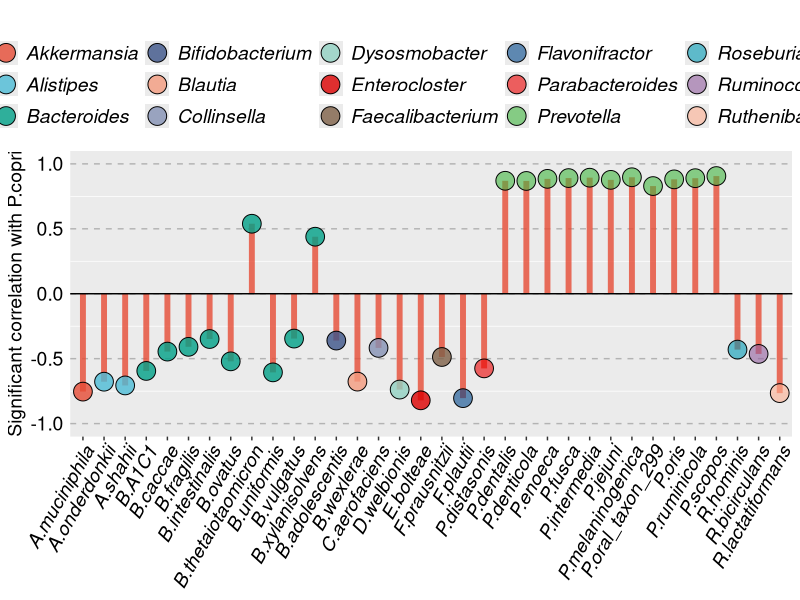
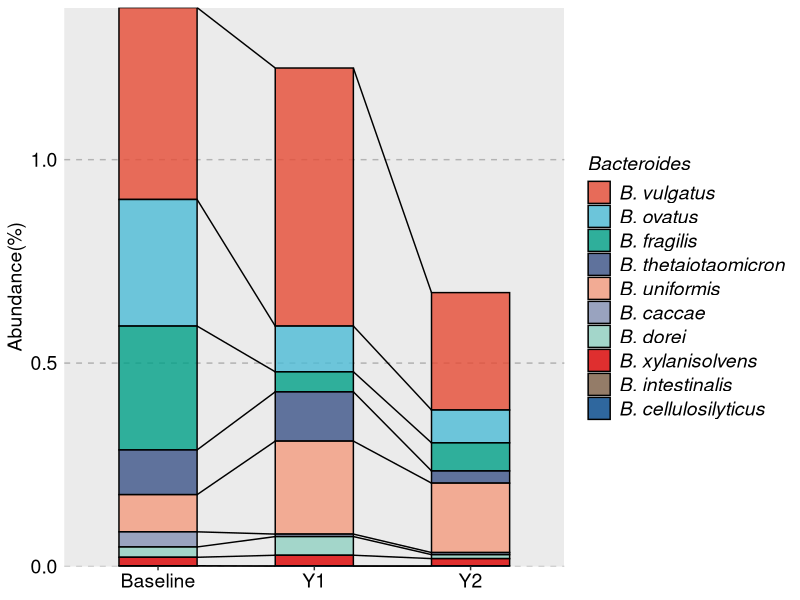
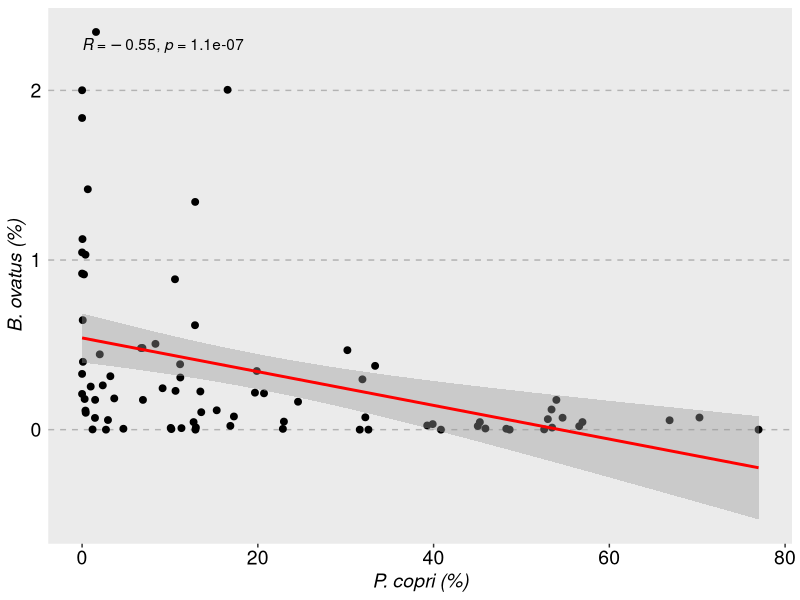
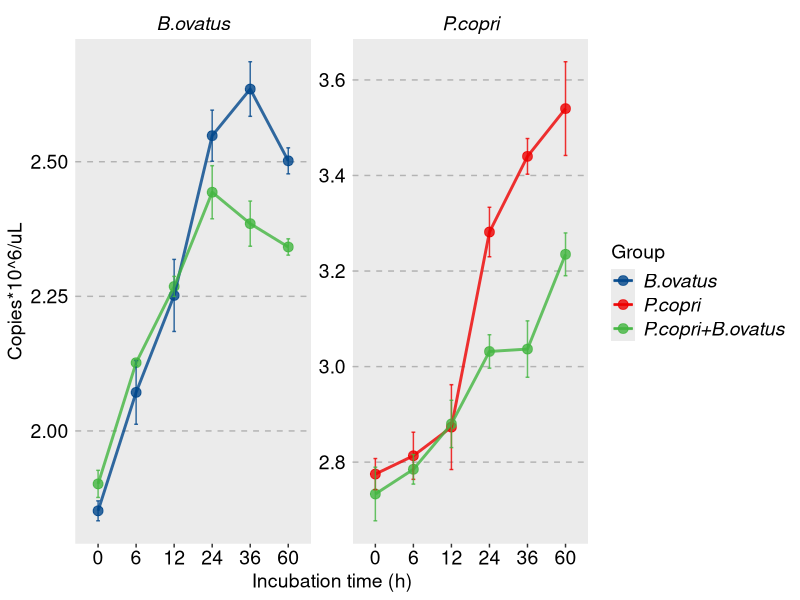

Source code (R) for these figures, in order:
## ---- chunk 1

library(ggplot2)
library(ggpubr)
library(reshape2)
library(vegan)
library(ggrepel)
library(magrittr)
library(dplyr)
library(plyr)
library(readr)
library(patchwork)
library(RColorBrewer)
library(car)
library(ggsci)
library(tidyverse)

## ---- chunk 2
metadata_meta <- read.csv('input/metadata_meta_107.csv',header=T,row.names = 1)
species <- read.table('input/kraken2_combined_unstratified_species.txt',header = T,sep = '\t',quote = "")
tax <- read.table('input/kraken2_taxonomy.txt',header = T,sep = '\t',quote = "")
P.tax <- subset(tax,tax$genus%in%'Prevotella')

P.species <- merge(P.tax,species,by='species')

rownames(P.species) <- P.species$species

P.species<- P.species[,c(8:114)]

species.tax <- data.frame(species=species$species)
species.tax <- merge(tax,species.tax,by='species')
species <- merge(species.tax,species,by='species')




P.species <- as.data.frame(t(P.species))



Bacteria <- subset(species,kingdom=='k__Bacteria')
rownames(Bacteria) <- Bacteria$species
Bacteria<- Bacteria[,c(8:114)]

Bacteria <- as.data.frame(t(Bacteria))
Bacteria.ra <- Bacteria/apply(Bacteria, 1, sum)*100
Bacteria.ra$seq_ID <- rownames(Bacteria.ra)
Bacteria.ra <- merge(metadata_meta,Bacteria.ra,by='seq_ID')
rownames(Bacteria.ra) <- Bacteria.ra$seq_ID
Bacteria.ra <- Bacteria.ra[,-c(1:8)]
Bacteria.ra <- na.omit(Bacteria.ra)


Bacteria.ra.1 <- Bacteria.ra[,colMeans(Bacteria.ra)>0.5]
meta_tibetan <- subset(metadata_meta ,national=='tibetan')
Bacteria.ra.1 <- Bacteria.ra.1[meta_tibetan$seq_ID,] 


Bacteria.ra.2 <- Bacteria.ra[,colnames(P.species)]
Bacteria.ra.2 <- Bacteria.ra.2[,-1]
Bacteria.ra.2 <- Bacteria.ra.2[rownames(Bacteria.ra.1),]

Bacteria.ra.3 <- cbind(Bacteria.ra.1,Bacteria.ra.2)
Bacteria.ra.3.mean <- data.frame('mean'=colMeans(Bacteria.ra.3))

cor.p <- matrix(nrow=ncol(Bacteria.ra.3),ncol=1)


for(i in 1:ncol(Bacteria.ra.3))
    {cor.p[i,]<- cor.test(Bacteria.ra.3$Prevotella_copri,Bacteria.ra.3[,i],method = 'spearman')$p.value
  }

rownames(cor.p) <- colnames(Bacteria.ra.3)


cor.r <- matrix(nrow=ncol(Bacteria.ra.3),ncol=1)

for(i in 1:ncol(Bacteria.ra.3))
    {cor.r[i,]<- cor.test(Bacteria.ra.3$Prevotella_copri,Bacteria.ra.3[,i],method = 'spearman')$estimate
  }

rownames(cor.r) <- colnames(Bacteria.ra.3)

cor.r[cor.p>0.05|abs(cor.r)<0.3] = NA 

cor.r <- as.data.frame(cor.r)
cor.r$p <- cor.p
cor.r$p.copri <- c('P.copri')
cor.r$r <- cor.r$V1
cor.r$species <- rownames(cor.r)
cor.r <- na.omit(cor.r)
cor.r <- subset(cor.r,r<1)

Bacteria.ra.3.mean$species <- rownames(Bacteria.ra.3.mean)
Bacteria.ra.3.mean <- Bacteria.ra.3.mean[rownames(cor.r),]

Bacteria.ra.3.tax <- subset(species.tax,species%in%rownames(Bacteria.ra.3.mean))

Bacteria.ra.3.tax <- merge(Bacteria.ra.3.tax,cor.r,by='species')
Bacteria.ra.3.tax$species <- factor(Bacteria.ra.3.tax$species,levels = as.character(cor.r$species))

rownames(Bacteria.ra.3.tax) <- Bacteria.ra.3.tax$species
Bacteria.ra.3.tax <- Bacteria.ra.3.tax[order(Bacteria.ra.3.tax$species),]

cor.r$species.1 <- gsub("Prevotella_","P.",cor.r$species,fixed = T)
cor.r$species.1 <- gsub("Bacteroides_","B.",cor.r$species.1,fixed = T)
cor.r$species.1 <- gsub("Ruminococcus_","R.",cor.r$species.1,fixed = T) 
cor.r$species.1 <- gsub("Akkermansia_","A.",cor.r$species.1,fixed = T)
cor.r$species.1 <- gsub("Alistipes_","A.",cor.r$species.1,fixed = T)
cor.r$species.1 <- gsub("Bifidobacterium_","B.",cor.r$species.1,fixed = T) 
cor.r$species.1 <- gsub("Blautia_","B.",cor.r$species.1,fixed = T)
cor.r$species.1 <- gsub("Collinsella_","C.",cor.r$species.1,fixed = T)

cor.r$species.1 <- gsub("Dysosmobacter_","D.",cor.r$species.1,fixed = T) 
cor.r$species.1 <- gsub("Enterocloster_","E.",cor.r$species.1,fixed = T)
cor.r$species.1 <- gsub("Faecalibacterium_","F.",cor.r$species.1,fixed = T)
cor.r$species.1 <- gsub("Flavonifractor_","F.",cor.r$species.1,fixed = T) 
cor.r$species.1 <- gsub("Parabacteroides_","P.",cor.r$species.1,fixed = T)
cor.r$species.1 <- gsub("Roseburia_","R.",cor.r$species.1,fixed = T)
cor.r$species.1 <- gsub("Ruthenibacterium_","R.",cor.r$species.1,fixed = T)



cor.r$genus <- Bacteria.ra.3.tax$genus
cor.r <- cor.r[order(cor.r$genus,decreasing = F),]

cor.r$species.1 <- factor(cor.r$species.1,levels = as.character(cor.r$species.1) ) 

mypal2 <- ggsci::pal_lancet( alpha = 0.6)(9) 
mypal1 <- ggsci::pal_npg( alpha = 0.8)(9)


library(ggpubr)
ggplot(data =cor.r , mapping = aes(x = species.1,  y = r))+
      geom_segment(aes(x = species.1, y =0, xend =species.1 , yend = r),size=2,color = '#E64B35CC',)+
   geom_point(aes(fill = genus), color = 'black',size=6,shape=21) +
     xlab(NULL)+
     ylab('Significant correlation with P.copri')+
     ylim(-1,1)+
     ggtitle('')+
  geom_hline(yintercept = 0)+
  theme_cleveland()+ 
  theme(legend.title = element_blank(),legend.position="top",
        legend.text =element_text(size=14,colour="black",face = 'italic'))+ 
  theme(plot.title = element_text(hjust = 0.5)) + 
  theme(axis.title.x =element_text(size=14,colour="black"), axis.title.y=element_text(size=14,colour="black"))+ 
  theme(axis.text.x = element_text(size=14,colour="black",face = 'italic',angle = 60,hjust = 1,vjust = 1),axis.text.y = element_text(size=14,colour="black"))+
  scale_fill_manual(values = c(mypal1,mypal2))


## ---- chunk 3


metadata_meta <- read.csv('input/metadata_meta_107.csv',header=T,row.names = 1)
species <- read.table('input/metaphlan2_merged_species.txt',header = T,sep='\t')
tax <- read.table('input/tax.txt',header = T,sep='\t')

species.tax <- data.frame(species=species$species)
species.tax <- merge(tax,species.tax,by='species')
species.tax <- species.tax[!duplicated(species.tax$species), ] 
species <- merge(species.tax,species,by='species')

Bacteria <- subset(species,kingdom=='Bacteria')
rownames(Bacteria) <- Bacteria$species

Bacteria.ra <- Bacteria[,c(8:114)]
Bacteria.ra <- as.data.frame(t(Bacteria.ra))

Bacteroides.tax <- subset(species.tax,genus%in%'Bacteroides')
Bacteroides.ra <- Bacteria.ra[,Bacteroides.tax$species]
Bacteroides.ra <- Bacteroides.ra[,colMeans(Bacteroides.ra)>0.1]

Bacteroides.ra$seq_ID <- rownames(Bacteroides.ra)
Bacteroides.ra <- merge(metadata_meta,Bacteroides.ra,by='seq_ID')
Bacteroides.ra.long <- melt(Bacteroides.ra)

Bacteroides.ra.long <- subset(Bacteroides.ra.long,national%in%'tibetan')

Bacteroides.ra.long$variable <- gsub("Bacteroides_","B. ",Bacteroides.ra.long$variable,fixed = T)

Bacteroides.ra.long$relocation.years <- car::recode(Bacteroides.ra.long$relocation.years,
                                          "'1M'='Baseline'; '1Y'='Y1'; '2Y'='Y2'")


B_ovatus <- subset(Bacteroides.ra.long,variable%in%'B. ovatus')





Bacteroides.ra.mean <- aggregate(Bacteroides.ra.long$value,list(Bacteroides.ra.long$relocation.years,Bacteroides.ra.long$variable),median)

colnames(Bacteroides.ra.mean) <- c('relocation.years','species','value')


Bacteroides.ra.mean <- dcast(Bacteroides.ra.mean, species~relocation.years)


Bacteroides.ra.mean <- Bacteroides.ra.mean[rowSums(Bacteroides.ra.mean[,-1])>0,]

Bacteroides.ra.mean <- Bacteroides.ra.mean[order(Bacteroides.ra.mean$Baseline,decreasing = T),]

Bacteroides.ra.mean$species <- factor(Bacteroides.ra.mean$species,levels = unique(as.character(Bacteroides.ra.mean$species)))



mypal1 <- ggsci::pal_lancet( alpha = 0.8)(9) 
mypal2 <- ggsci::pal_npg( alpha = 0.8)(9)

ggplot(melt(Bacteroides.ra.mean), aes(x=variable, y=value, fill=species)) + 
  geom_bar(stat = "identity", width=0.5, col='black')  + 
  geom_segment(data=Bacteroides.ra.mean %>% arrange(by=desc(species)) %>% mutate(Baseline=cumsum(Baseline)) %>% mutate(Y1=cumsum(Y1)), aes(x=1.25, xend=1.75, y=Baseline, yend=Y1))+ 
  geom_segment(data=Bacteroides.ra.mean %>% arrange(by=desc(species)) %>% mutate(Y1=cumsum(Y1)) %>% mutate(Y2=cumsum(Y2)), aes(x=2.25, xend=2.75, y=Y1, yend=Y2))+
  scale_y_continuous(expand=c(0,0))+
   theme_cleveland()+ 
  theme(panel.grid=element_blank(),
        strip.background =element_blank(),
        strip.text =element_text(size=14,colour = 'black',face = 'italic') ) + 
  theme(plot.title = element_text(hjust = 0.5)) + 
  theme(axis.title.x =element_text(size=14,colour = 'black'), axis.title.y=element_text(size=14,colour = 'black'))+ 
  theme(axis.text.x = element_text(size=14,colour = 'black'),axis.text.y = element_text(size=14,colour = 'black')) + 
  theme(legend.text = element_text(size=14,colour = 'black',face = 'italic')) +
  theme(legend.title = element_text(size=14,colour = 'black',face = 'italic'))+
  guides(fill = guide_legend(title = 'Bacteroides'))+
  scale_fill_manual(values = c(mypal2,mypal1))+
   labs(y = "Abundance(%)",x=NULL)


## ---- chunk 4

metadata_meta <- read.csv('input/metadata_meta_107.csv',header=T,row.names = 2)
species <- read.table('input/metaphlan2_merged_species.txt',header = T,sep='\t')
tax <- read.table('input/tax.txt',header = T,sep='\t')

tibetan.met <- subset(metadata_meta,metadata_meta$national%in%c('tibetan'))

species.tax <- data.frame(species=species$species)
species.tax <- merge(tax,species.tax,by='species')
species.tax <- species.tax[!duplicated(species.tax$species), ] 
species <- merge(species.tax,species,by='species')

Bacteria <- subset(species,kingdom=='Bacteria')
rownames(Bacteria) <- Bacteria$species

Bacteria.ra <- Bacteria[,c(8:114)]
Bacteria.ra <- as.data.frame(t(Bacteria.ra))
Bacteria.ra <- Bacteria.ra[rownames(tibetan.met),]



top10.species <- data.frame('mean'=colMeans(Bacteria.ra))
top10.species$species <- rownames(top10.species)
top10.species <- top10.species[order(top10.species$mean,decreasing = T),]
top10.species <- top10.species[c(1:10),]




ggplot(data=Bacteria.ra,aes(x=Prevotella_copri,y=Bacteroides_ovatus))+ geom_point(size=2)+stat_smooth(method="lm",se=T,colour='red')+
  stat_cor(data=Bacteria.ra, method = "spearman")+
labs(x = "P. copri (%)", y = "B. ovatus (%)")+
  theme_cleveland()+ 
  theme(panel.grid=element_blank()) + 
  theme(plot.title = element_text(hjust = 0.5)) + 
  theme(axis.title.x =element_text(size=14,face='italic',colour = 'black'), axis.title.y=element_text(size=14,face='italic',colour = 'black'))+ 
  theme(axis.text.x = element_text(size=14,colour = 'black'),axis.text.y = element_text(size=14,colour = 'black')) + 
  theme(legend.text = element_text(size=14,colour = 'black')) +
  theme(legend.title = element_blank())+
  scale_color_manual(values = c('red','#0012f8','#b200f8','#04f60b','#bf812d'))+
  scale_fill_manual(values = c('red','#0012f8','#b200f8','#04f60b','#bf812d'))

## ---- chunk 5

sup.result <- read.csv('input/qPCR results of  PC+BO co-culture.txt',header=T,sep = '\t')






p <- compare_means(
  copies~Group,
  data=sup.result,
  method = "t.test",
  paired = FALSE,
  group.by =c('Time','species'),
  p.adjust.method = "holm")




sup.result %>%
  mutate(Time=as.factor(Time)) %>% 
  group_by(Group) %>%
  ggplot(aes(x = Time,y =copies,
           group=Group,color=Group)) +                            
  stat_summary(fun.y="mean",geom="point",size=3) +        
  stat_summary(fun.y="mean",geom="line",size=1) +  
  stat_summary(fun.data = "mean_se",geom = "errorbar",width=0.1)+
  scale_color_nejm()+
  theme_cleveland()+ 
  facet_wrap(~species,scales = 'free_y')+
  theme(panel.grid=element_blank(),
        strip.background =element_blank(),
        strip.text =element_text(size=14,colour = 'black',face = 'italic') ) + 
  theme(plot.title = element_text(hjust = 0.5)) + 
  theme(axis.title.x =element_text(size=14,colour = 'black'), axis.title.y=element_text(size=14,colour = 'black'))+ 
  theme(axis.text.x = element_text(size=14,colour = 'black'),axis.text.y = element_text(size=14,colour = 'black')) + 
  theme(legend.text = element_text(size=14,colour = 'black',face = 'italic')) +
  theme(legend.title = element_text(size=14,colour = 'black'))+
  scale_color_manual(values = mypal1)+
   labs(y = "Copies*10^6/uL",x='Incubation time (h)')


